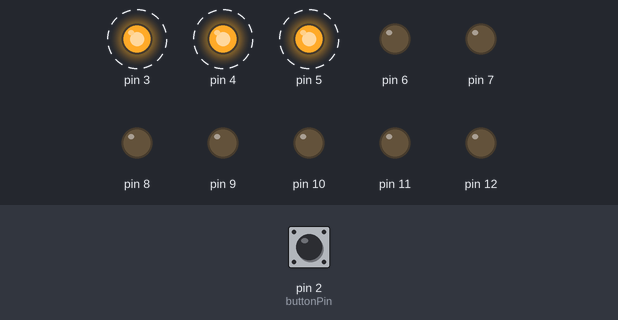
Bench run of a sketch on a simulated Arduino Uno, built with avr-gcc and run on an emulated ATmega328P. On the bench: output pins drawn as LEDs (lit = HIGH). Dashed ring = blinking. Inputs (shaded band) come from the test bench; at power-on: pin 2 (buttonPin) HIGH.

Above: at 4.8 s.
4.9 s: pin 2 (buttonPin) pulled LOW for 2.35 s
At 5.8 s:
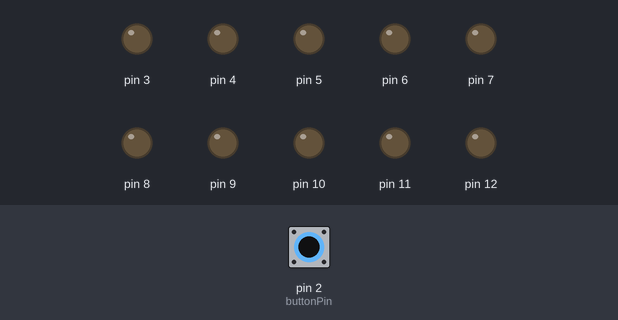
At 6.7 s:
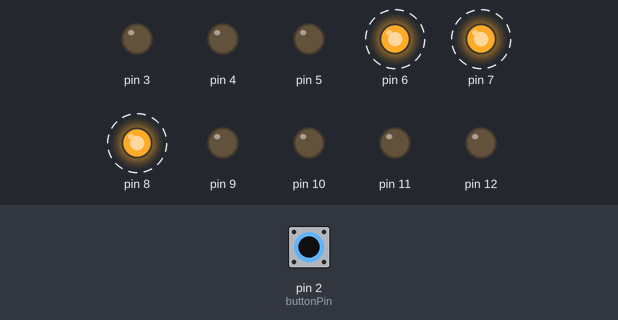
13.2 s: pin 2 (buttonPin) pulled LOW for 2.35 s
At 15.2 s:
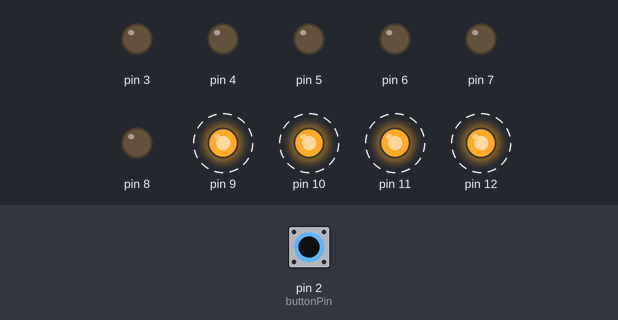
Timing chart, 0 to 27.5 s (numbered marks = the images above; inputs shaded):
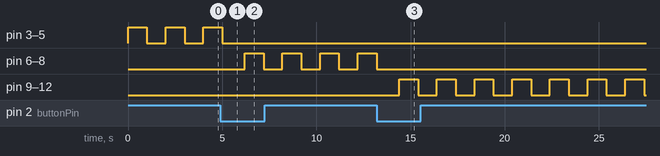

The sketch:

UNO_R3_ModeChanger_01.ino
```cpp
const int buttonPin = 2;
const int firstLed = 3;
const int lastLed = 12;
int modeSirine = 1;
int lastButtonState = HIGH;

void setup() {
  for (int i = firstLed; i <= lastLed; i++) pinMode(i, OUTPUT);
  pinMode(buttonPin, INPUT_PULLUP);
}

void matikanSemua() {
  for (int i = firstLed; i <= lastLed; i++) digitalWrite(i, LOW);
}

void loop() {
  int buttonState = digitalRead(buttonPin);

  if (buttonState == LOW && lastButtonState == HIGH) {
    modeSirine++;
    if (modeSirine > 4) modeSirine = 1;
    delay(200);
  }
  lastButtonState = buttonState;

  matikanSemua();
  if (modeSirine == 1) {
    for (int i = 3; i <= 5; i++) digitalWrite(i, HIGH);
    delay(1000);
    for (int i = 3; i <= 5; i++) digitalWrite(i, LOW);
    delay(1000);
  } else if (modeSirine == 2) {
    for (int i = 6; i <= 8; i++) digitalWrite(i, HIGH);
    delay(1000);
    for (int i = 6; i <= 8; i++) digitalWrite(i, LOW);
    delay(1000);
  } else if (modeSirine == 3) {
    for (int i = 9; i <= 12; i++) digitalWrite(i, HIGH);
    delay(1000);
    for (int i = 9; i <= 12; i++) digitalWrite(i, LOW);
    delay(1000);
  } else {
    for (int i = 3; i <= 12; i++) digitalWrite(i, LOW);
  }
}
```

Measured:
- after the input at 4.9 s, pin 3–5: goes on until 5.0 s, then stays LOW; pin 6–8: alternates HIGH for 1.0 s and LOW for 1.0 s, starting after 1.3 s
- after the input at 13.2 s, pin 6–8: goes on until 13.2 s, then stays LOW; pin 9–12: alternates HIGH for 1.0 s and LOW for 1.0 s, starting after 1.2 s
- by itself, pin 3–5: alternates HIGH for 1.0 s and LOW for 1.0 s
